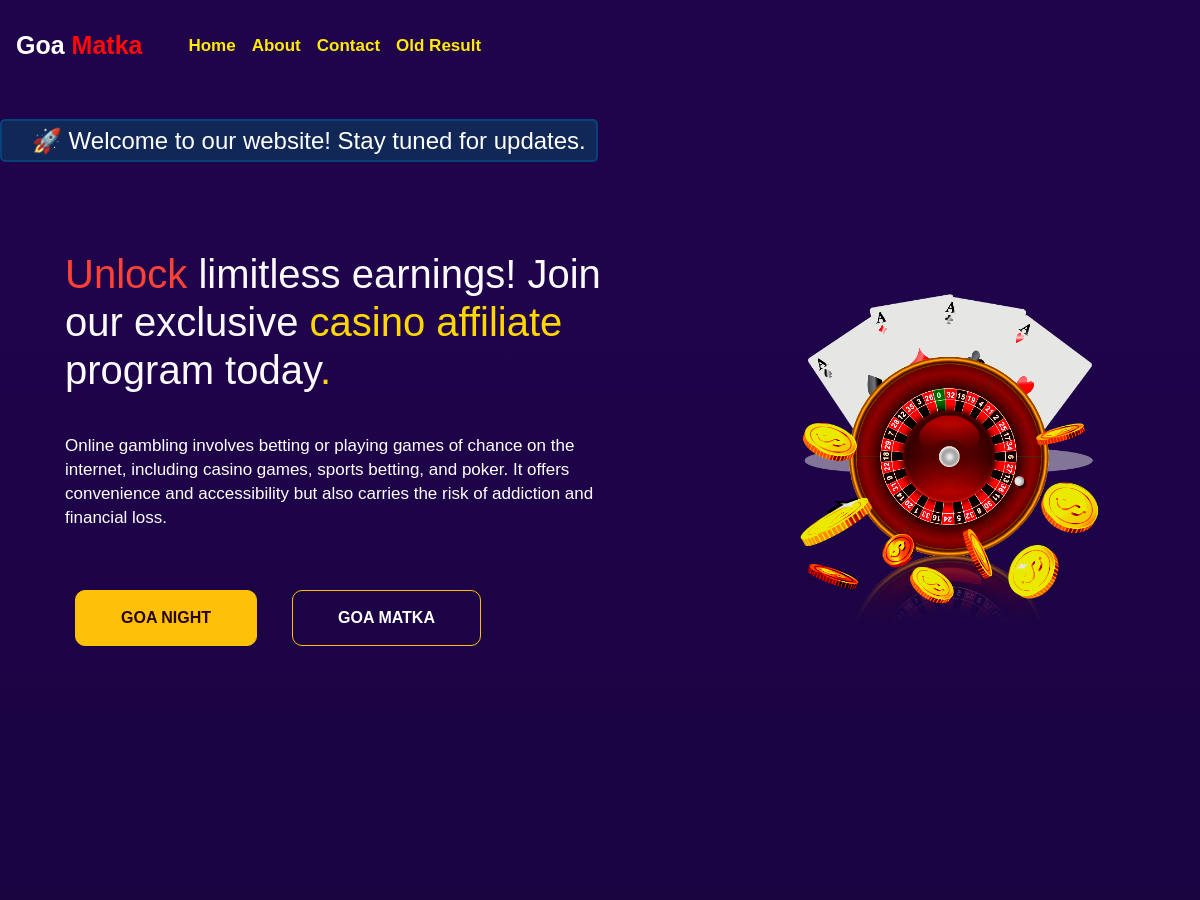
The app's page / (upper part), older data.
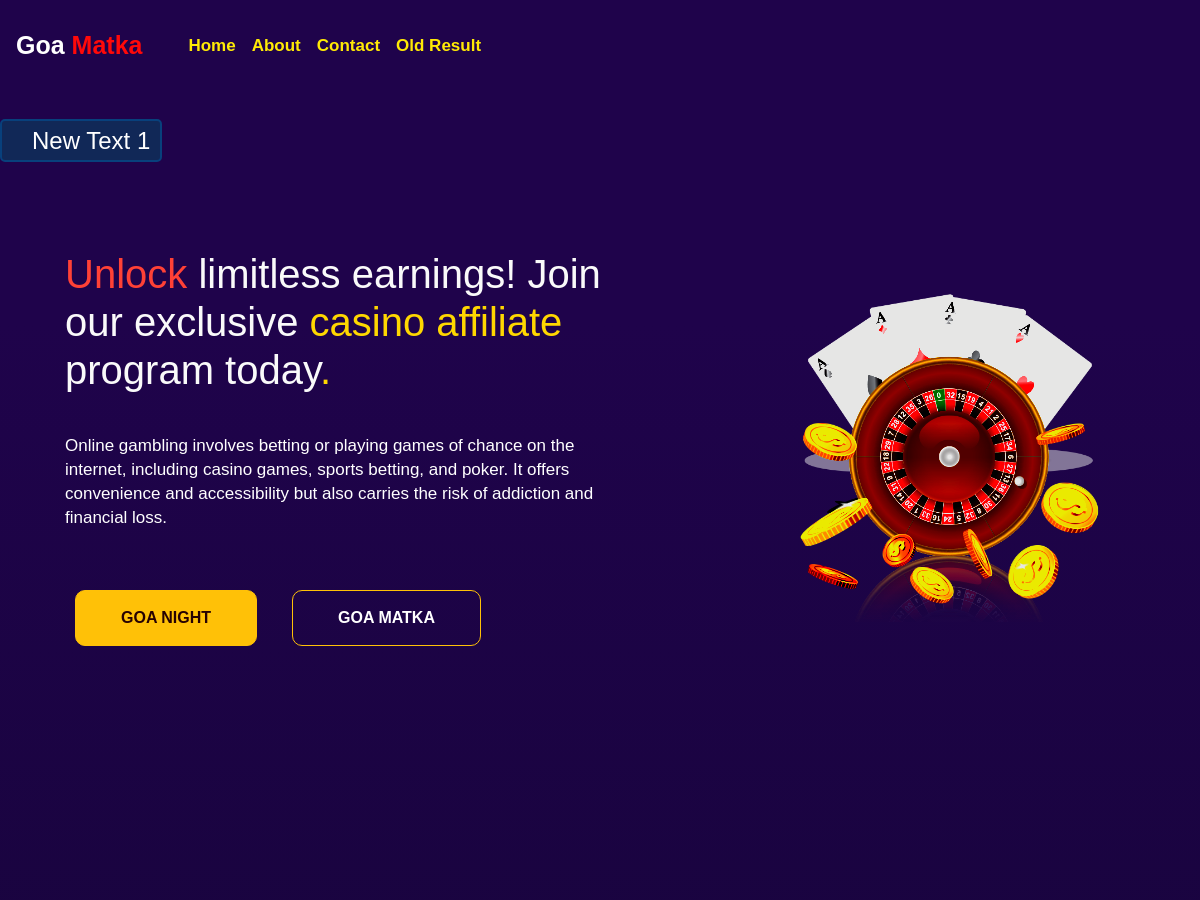
The same page, newer data.
### app.py (models this page shows)
class MarqueeText(db.Model):
    __tablename__ = "marquee_texts"
    id = db.Column(db.Integer, primary_key=True)
    text = db.Column(db.String(255), nullable=False)
    is_active = db.Column(db.Boolean, default=True)  # active/inactive status
    created_at = db.Column(db.DateTime, server_default=db.func.now())

### app.py (the view)
@app.route("/")
def home():
    results = Result.query.order_by(Result.id.desc()).all()
    now = datetime.now(timezone("Asia/Kolkata"))
    currentday = now.strftime('%d-%b-%Y(%a)')
    daily_data = Result.query.filter_by(date=currentday).first()
    daily_extra = Extra.query.filter_by(date=currentday).first()
    g_matka_result0 = Result.query.filter_by(date=currentday).first()
    g_matka_1 = datetime.now(timezone("Asia/Kolkata")) - relativedelta(days=1)
    g_matka_1 = g_matka_1.strftime('%d-%b-%Y(%a)')
    g_matka_result1 = Result.query.filter_by(date=g_matka_1).first()
    g_matka_2 = datetime.now(timezone("Asia/Kolkata")) - relativedelta(days=2)
    g_matka_2 = g_matka_2.strftime('%d-%b-%Y(%a)')
    g_matka_result2 = Result.query.filter_by(date=g_matka_2).first()
    g_matka_3 = datetime.now(timezone("Asia/Kolkata")) - relativedelta(days=3)
    g_matka_3 = g_matka_3.strftime('%d-%b-%Y(%a)')
    g_matka_result3 = Result.query.filter_by(date=g_matka_3).first()
    g_matka_4 = datetime.now(timezone("Asia/Kolkata")) - relativedelta(days=4)
    g_matka_4 = g_matka_4.strftime('%d-%b-%Y(%a)')
    g_matka_result4 = Result.query.filter_by(date=g_matka_4).first()
    g_matka_5 = datetime.now(timezone("Asia/Kolkata")) - relativedelta(days=5)
    g_matka_5 = g_matka_5.strftime('%d-%b-%Y(%a)')
    g_matka_result5 = Result.query.filter_by(date=g_matka_5).first()
    g_matka_6 = datetime.now(timezone("Asia/Kolkata")) - relativedelta(days=6)
    g_matka_6 = g_matka_6.strftime('%d-%b-%Y(%a)')
    g_matka_result6 = Result.query.filter_by(date=g_matka_6).first()
    g_matka_results = [g_matka_result0, g_matka_result1, g_matka_result2, g_matka_result3, g_matka_result4, g_matka_result5, g_matka_result6]
    g_night_result0 = Extra.query.filter_by(date=currentday).first()
    g_night_1 = datetime.now(timezone("Asia/Kolkata")) - relativedelta(days=1)
    g_night_1 = g_night_1.strftime('%d-%b-%Y(%a)')
    g_night_result1 = Extra.query.filter_by(date=g_night_1).first()
    g_night_2 = datetime.now(timezone("Asia/Kolkata")) - relativedelta(days=2)
    g_night_2 = g_night_2.strftime('%d-%b-%Y(%a)')
    g_night_result2 = Extra.query.filter_by(date=g_night_2).first()
    g_night_3 = datetime.now(timezone("Asia/Kolkata")) - relativedelta(days=3)
    g_night_3 = g_night_3.strftime('%d-%b-%Y(%a)')
    g_night_result3 = Extra.query.filter_by(date=g_night_3).first()
    g_night_4 = datetime.now(timezone("Asia/Kolkata")) - relativedelta(days=4)
    g_night_4 = g_night_4.strftime('%d-%b-%Y(%a)')
    g_night_result4 = Extra.query.filter_by(date=g_night_4).first()
    g_night_5 = datetime.now(timezone("Asia/Kolkata")) - relativedelta(days=5)
    g_night_5 = g_night_5.strftime('%d-%b-%Y(%a)')
    g_night_result5 = Extra.query.filter_by(date=g_night_5).first()
    g_night_6 = datetime.now(timezone("Asia/Kolkata")) - relativedelta(days=6)
    g_night_6 = g_night_6.strftime('%d-%b-%Y(%a)')
    g_night_result6 = Extra.query.filter_by(date=g_night_6).first()
    g_night_results = [g_night_result0, g_night_result1, g_night_result2, g_night_result3, g_night_result4, g_night_result5, g_night_result6]
    active_texts = MarqueeText.query.filter_by(is_active=True).all()
    start_time = {
    'slot1' : now.replace(hour=10, minute=0, second=0, microsecond=0),
    'slot2' : now.replace(hour=11, minute=0, second=0, microsecond=0),
    'slot3' : now.replace(hour=12, minute=0, second=0, microsecond=0),
    'slot4' : now.replace(hour=13, minute=0, second=0, microsecond=0),
    'slot5' : now.replace(hour=14, minute=0, second=0, microsecond=0),
    'slot6' : now.replace(hour=15, minute=0, second=0, microsecond=0),
    'slot7' : now.replace(hour=16, minute=0, second=0, microsecond=0),
    'slot8' : now.replace(hour=17, minute=0, second=0, microsecond=0),
    'slot9' : now.replace(hour=18, minute=0, second=0, microsecond=0),
    'slot10' : now.replace(hour=19, minute=0, second=0, microsecond=0)
    }
    end_time = {
    'slot1' : now.replace(hour=10, minute=55, second=0, microsecond=0),
    'slot2' : now.replace(hour=11, minute=55, second=0, microsecond=0),
    'slot3' : now.replace(hour=12, minute=55, second=0, microsecond=0),
    'slot4' : now.replace(hour=13, minute=55, second=0, microsecond=0),
    'slot5' : now.replace(hour=14, minute=55, second=0, microsecond=0),
    'slot6' : now.replace(hour=15, minute=55, second=0, microsecond=0),
    'slot7' : now.replace(hour=16, minute=55, second=0, microsecond=0),
    'slot8' : now.replace(hour=17, minute=55, second=0, microsecond=0),
    'slot9' : now.replace(hour=18, minute=55, second=0, microsecond=0),
    'slot10' : now.replace(hour=19, minute=55, second=0, microsecond=0),
    }
    return render_template('index.html', texts=active_texts, g_matka_results=g_matka_results, g_night_results=g_night_results, results=results, extra=daily_extra, now=now, start_time=start_time, end_time=end_time, daily_data=daily_data, title="Fastest and Live Online Goa Satta Result only at goamatkaa.in")

### templates/index.html (shortened to what this page needs)
{% extends 'layout.html' %}
{% block body %}
	<body class="index-body"  style="margin-top: 20px;">
		<br>
		  <br>
<div class="overflow-hidden whitespace-nowrap bg-gray-900 text-white py-2 rounded-md shadow-md">
	<marquee behavior="" direction="right" class="marquee-content styled-marquee ">
<div class="animate-marquee inline-block">
  {% if texts and texts|length > 0 %}
    {% for t in texts %}
      {{ t.text }}{% if not loop.last %} &nbsp;|&nbsp; {% endif %}
    {% endfor %}
  {% else %}
    🚀 Welcome to our website! Stay tuned for updates.
  {% endif %}
</div>
  </marquee>
</div>
        <section class="hero-banner gradient-1">
            <div class="container-fluid hero-banner-inner">
                <div class="row align-items-center">
                    <div class="col-xxl-6 col-xl-5 col-md-12 order-xl-2">
                        <div class="banner-image text-xl-start text-center">
                            <img class="hero-img" src="/static/banner.png" alt="/banner" >
                            </div>
                    </div>
                    <div class="col-xxl-6 col-xl-7 col-lg-8 ms-xl-0 me-xl-0 ms-auto me-auto order-xl-1">
                        <div class="banner-content">
                            <h1 class="font-sec white ">
                                <span class="color-sec">Unlock</span> limitless earnings! Join our exclusive  <span class="color-primary">casino</span>
                                <span class="color-primary">affiliate</span>  program today<span class="color-primary">.</span>
                            </h1>
                            <p class="text-18">
                                Online gambling involves betting or playing games of chance on the internet, including casino games, sports betting, and poker.
								It offers convenience and accessibility but also carries the risk of addiction and financial loss.
                            </p>
                            <div class="display-button">
                                <a href="#GoaNight" class="cus-btn btn btn-warning">Goa Night</a>
                                <a href="#GoaMatka" class="cus-btn-1 btn btn-outline-warning">Goa Matka</a>
                            </div>
                        </div>
                    </div>
                    </div>
					</div>
        </section>
	<section class="counter-section pt-120 pb-120">
        <div class="">
		<div class="video-container">
						<video class="video" autoplay loop muted playsinline>
							<source src="/static/casino-video.mp4" type="video/mp4">
						</video>
						<div class="overlay-text">
							<br><br>
						</div>
					</div>
			</div>
    </section>
  </body>
<br><br><br><br><br><br>
{% endblock body %}

Row changes from the older to the newer data that the page shows:
added MarqueeText: text "New Text 1"
Text that changed along with them:
text no longer shown: "🚀 Welcome to our website! Stay tuned for updates."
